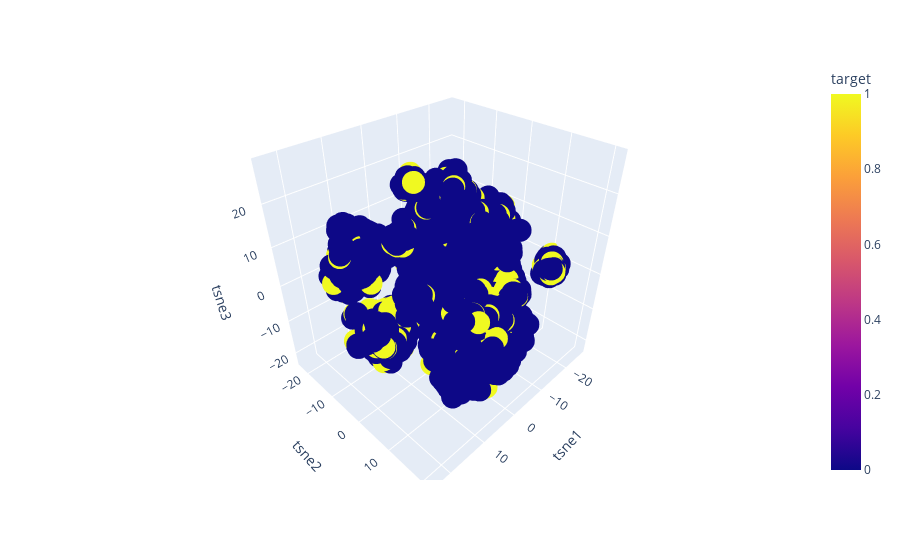

The notebook cell saved with this chart:
### Code cell
import plotly.express as px
fig = px.scatter_3d(embedding, x='tsne1', y='tsne2', z='tsne3',
              color='target')
fig.show()

### Figure 1 — Plotly figure (JSON) as saved in the notebook; plotly's stock layout.template omitted (floating-point values rounded to 4 significant figures; data arrays with more than 128 entries replaced by an {"elided": "..."} marker saying what was removed)
{"data": [{"hovertemplate": "tsne1=%{x}<br>tsne2=%{y}<br>tsne3=%{z}<br>target=%{marker.color}<extra></extra>", "legendgroup": "", "marker": {"color": {"elided": "3489 int values"}, "coloraxis": "coloraxis", "symbol": "circle"}, "mode": "markers", "name": "", "scene": "scene", "showlegend": false, "type": "scatter3d", "x": {"elided": "3489 float values"}, "y": {"elided": "3489 float values"}, "z": {"elided": "3489 float values"}}], "layout": {"coloraxis": {"colorbar": {"title": {"text": "target"}}, "colorscale": [[0, "#0d0887"], [0.1111, "#46039f"], [0.2222, "#7201a8"], [0.3333, "#9c179e"], [0.4444, "#bd3786"], [0.5556, "#d8576b"], [0.6667, "#ed7953"], [0.7778, "#fb9f3a"], [0.8889, "#fdca26"], [1, "#f0f921"]]}, "legend": {"tracegroupgap": 0}, "margin": {"t": 60}, "scene": {"domain": {"x": [0, 1], "y": [0, 1]}, "xaxis": {"title": {"text": "tsne1"}}, "yaxis": {"title": {"text": "tsne2"}}, "zaxis": {"title": {"text": "tsne3"}}}}}
